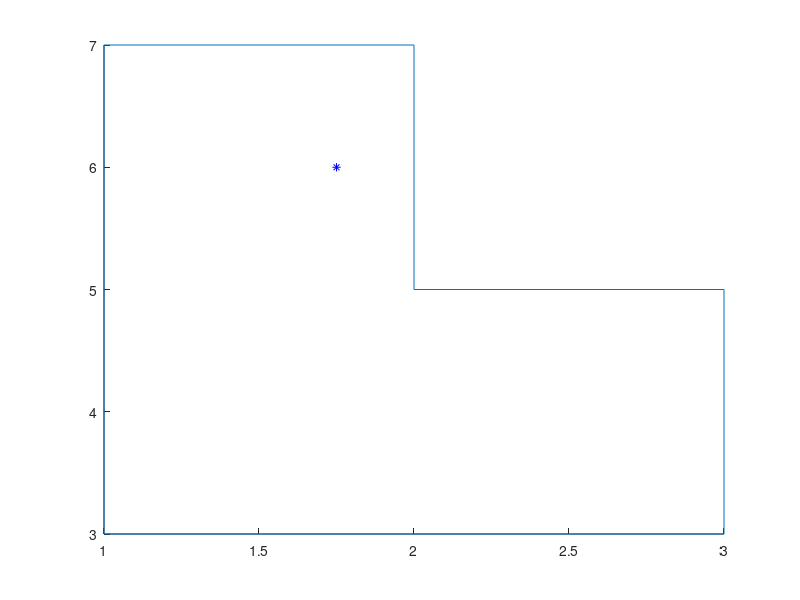

This chart was generated by the following MATLAB code: (Note: this script raises an error after producing the figure.)
%com plotting
hold on
plot(1.75,6,'b*')

%plotting for the lines of a plain setup
%need to setup lines different from plotting 
%EX: (xstart, xstop, ystart, ystop)
x = [1,3];
y = 3;
a = line(x,[y,y]);
ax = linspace(1,3);
ay = linspace(3,3);

x = [1,2];
y = 7;
b = line(x,[y,y]);
bx = linspace(1,2);
by = linspace(7,7);

x = [2,3];
y = 5;
c = line(x,[y,y]);
cx = linspace(2,3);
cy = linspace(5,5);

x = 1;
y = [3,7];
d = line([x,x],y);
dx = linspace(1,1);
dy = linspace(3,7);

x = 3;
y = [3,5];
e = line([x,x],y);
ex = linspace(3,3);
ey = linspace(3,5);

x = 2;
y = [5,7];
f = line([x,x],y);
fx = linspace(2,2);
fy = linspace(5,7);

lines = cell(6,1);
lines{1,1} = ax;
lines{1,2} = ay;
lines{2,1} = bx;
lines{2,2} = by;
lines{3,1} = cx;
lines{3,2} = cy;
lines{4,1} = dx;
lines{4,2} = dy;
lines{5,1} = ex;
lines{5,2} = ey;
lines{6,1} = fx;
lines{6,2} = fy;

%center of mass
com = [1.75,6];

%loop through each line's individual points, connect to com and see if
%there is overlap
%for x = 1:6
    x_vals = lines{1, 1};
    y_vals = lines{1, 2};
    %disp(line_testh.XData(end)-line_test.XData(start))
    for y = 1:(100)
        xh = [com(1),x_vals(y)];
        yh = [com(2),y_vals(y)];
        line_x = linspace(com(1), x_vals(y)); 
        line_y = linspace(com(2), y_vals(y));
        count = 0;
        for l = 2:(6)
            hold1 = lines{l, 1};
            hold2 = lines{l, 2};
            [x1,y1] = polyxpoly(hold1, hold2, line_x, line_y);
            if(isempty(x1))
                count = count + 1;
            end
            if(count >= 2)
                plot(x1, y1, 'r*');
                disp("Line: " + l + " vals: " + x1 + " " + y1)
            end
        end
    end
%end
